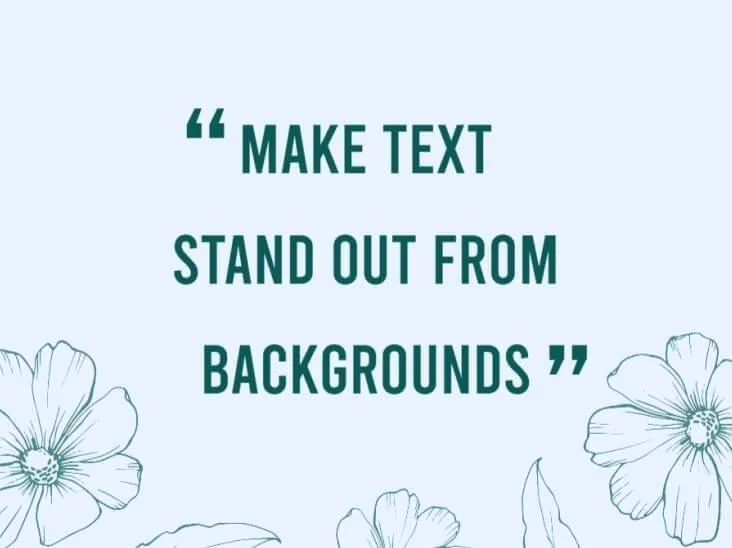
#> input picture text.png, 732 x 548 px
$ python ocr.py
#> lines starting #> are read from the running program, lines starting #| are printed output that depends on the picture; after the words box and inside, x2 and y2 are one past the last pixel; in counts of white or black regions, pixels touching at a corner belong together
import cv2
import pytesseract
from PIL import Image

pytesseract.pytesseract.tesseract_cmd = "C:/Program Files/Tesseract-OCR/tesseract.exe"
image = cv2.imread('text.png')
#> image is the input picture: shape (548, 732, 3); mean B, G, R 242.2, 231.3, 218.4
gray = cv2.cvtColor(image, cv2.COLOR_BGR2GRAY)
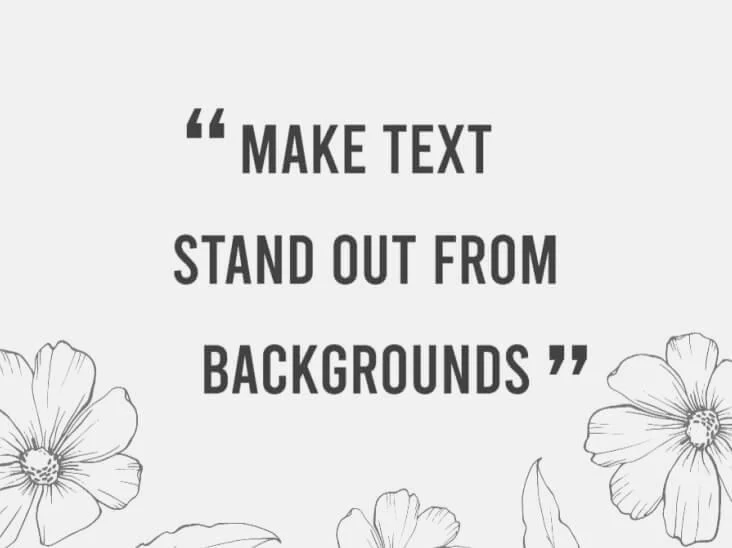
#> gray: shape (548, 732); min 40, max 254, mean 228.4
_,thresholded = cv2.threshold(gray, 0, 255, cv2.THRESH_BINARY + cv2.THRESH_OTSU)
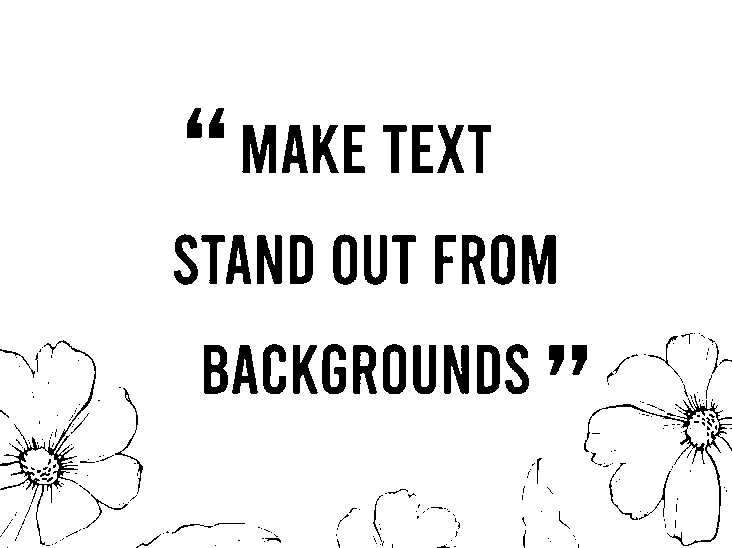
#> thresholded: shape (548, 732); 92.7% white; 274 black regions (209 under 20 px), largest, box (x1, y1, x2, y2) and area: (0, 340, 96, 545) 1371, (584, 394, 732, 546) 1274, (522, 235, 556, 284) 1236
cv2.imshow('thes',thresholded)
#> (the run stopped early here; a loop or call above may not have finished)
